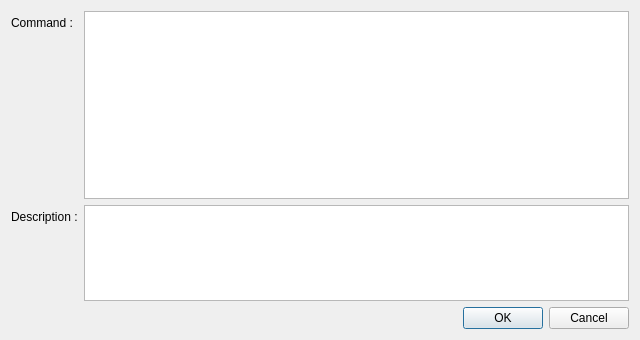
<?xml version="1.0" encoding="UTF-8"?>
<ui version="4.0">
 <class>BookmarkCommandWindow</class>
 <widget class="QDialog" name="BookmarkCommandWindow">
  <property name="windowModality">
   <enum>Qt::WindowModal</enum>
  </property>
  <property name="geometry">
   <rect>
    <x>0</x>
    <y>0</y>
    <width>640</width>
    <height>340</height>
   </rect>
  </property>
  <property name="windowTitle">
   <string>Dialog</string>
  </property>
  <property name="windowIcon">
   <iconset resource="../../ressources/ressources.qrc">
    <normaloff>:/img/Bubble-32.png</normaloff>:/img/Bubble-32.png</iconset>
  </property>
  <layout class="QVBoxLayout" name="verticalLayout">
   <item>
    <layout class="QFormLayout" name="formLayout">
     <property name="fieldGrowthPolicy">
      <enum>QFormLayout::AllNonFixedFieldsGrow</enum>
     </property>
     <item row="1" column="0">
      <widget class="QLabel" name="label">
       <property name="text">
        <string>Description :</string>
       </property>
      </widget>
     </item>
     <item row="1" column="1">
      <widget class="QPlainTextEdit" name="description">
       <property name="maximumSize">
        <size>
         <width>16777215</width>
         <height>100</height>
        </size>
       </property>
      </widget>
     </item>
     <item row="0" column="1">
      <widget class="QPlainTextEdit" name="command">
       <property name="font">
        <font>
         <family>Courier New</family>
        </font>
       </property>
      </widget>
     </item>
     <item row="0" column="0">
      <widget class="QLabel" name="label_2">
       <property name="text">
        <string>Command :</string>
       </property>
      </widget>
     </item>
    </layout>
   </item>
   <item>
    <widget class="QDialogButtonBox" name="buttonBox">
     <property name="orientation">
      <enum>Qt::Horizontal</enum>
     </property>
     <property name="standardButtons">
      <set>QDialogButtonBox::Cancel|QDialogButtonBox::Ok</set>
     </property>
    </widget>
   </item>
  </layout>
 </widget>
 <resources>
  <include location="../../ressources/ressources.qrc"/>
 </resources>
 <connections>
  <connection>
   <sender>buttonBox</sender>
   <signal>accepted()</signal>
   <receiver>BookmarkCommandWindow</receiver>
   <slot>accept()</slot>
   <hints>
    <hint type="sourcelabel">
     <x>248</x>
     <y>254</y>
    </hint>
    <hint type="destinationlabel">
     <x>157</x>
     <y>274</y>
    </hint>
   </hints>
  </connection>
  <connection>
   <sender>buttonBox</sender>
   <signal>rejected()</signal>
   <receiver>BookmarkCommandWindow</receiver>
   <slot>reject()</slot>
   <hints>
    <hint type="sourcelabel">
     <x>316</x>
     <y>260</y>
    </hint>
    <hint type="destinationlabel">
     <x>286</x>
     <y>274</y>
    </hint>
   </hints>
  </connection>
 </connections>
</ui>
